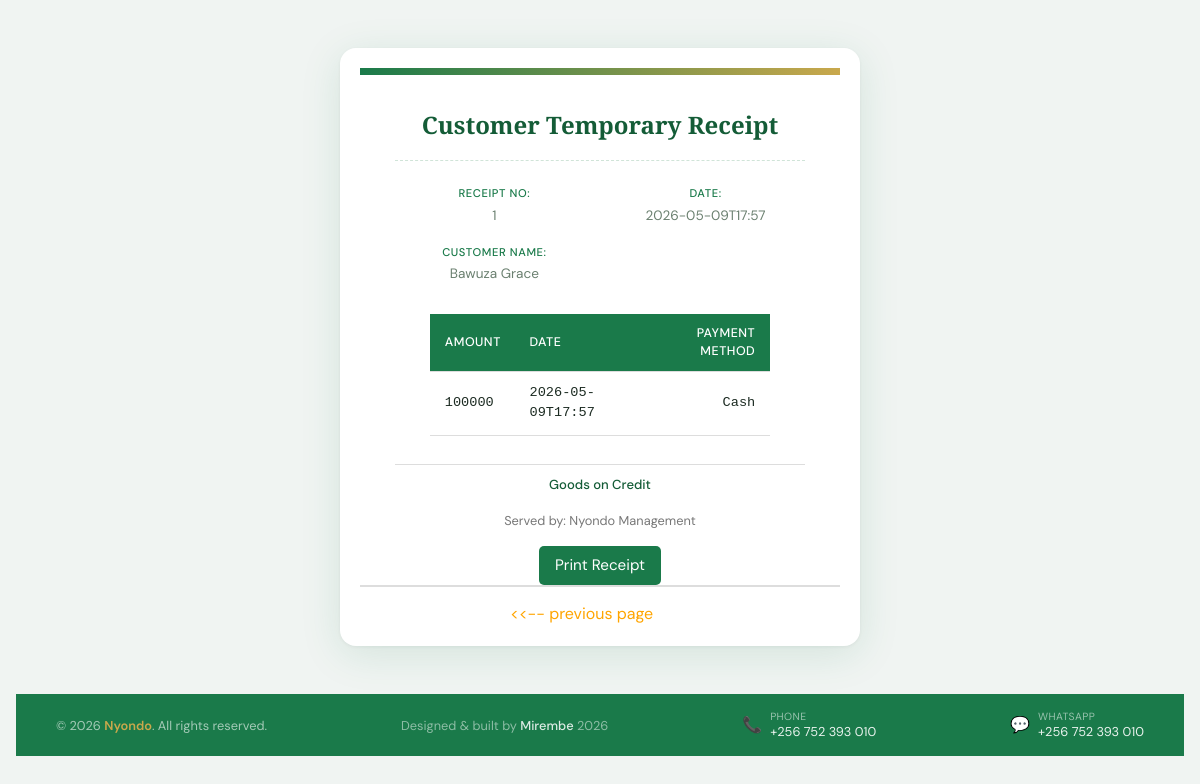
Screenshot of /customer_list/1/edit/ (signed in) with the database file from the repository.
### hardwareapp/models.py (models this page shows)
class Register(models.Model):
    name = models.CharField(max_length=255)
    nin = models.CharField(max_length=255)
    phone = models.IntegerField()
    address = models.CharField(max_length=255)
    date = models.CharField(max_length=255, null=True)
    select_product = models.CharField(max_length=255)
    amount = models.IntegerField()
    payment_method = models.CharField(max_length=255)

### hardwareapp/views.py (the view)
# urls.py: path('customer_list/<int:pk>/edit/', views.customer_detail, name='customer_detail'),
@login_required
def customer_detail(request, pk):
    entry = get_object_or_404(Register, pk=pk)
    return render(request, 'customer_edit.html', {'entry': entry})

### hardwareapp/templates/customer_edit.html (shortened to what this page needs)
{% extends 'base.html' %}
{% block content %}
<!DOCTYPE html>
<html lang="en">
<head>
</head>
<body>
<div class="receipt-container">
    <div class="header">
<div class="receipt">
    <p><strong>Customer Temporary Receipt</strong></p>
</div>
<div class="details">
    <p><strong>Receipt No:</strong> {{ entry.id }}</p>
    <p><strong>Date:</strong> {{ entry.date }}</p>
    <p><strong>Customer Name:</strong> {{ entry.name }}</p>
</div>
<div class="items">
    <table>
        <thead>
            <tr>
                <th>Amount</th>
                <th>Date</th>
                <th>Payment Method</th>
            </tr>
        </thead>
        <tbody>
            <tr>
                <td>{{ entry.amount }}</td>
                <td>{{ entry.date}}</td>
                <td>{{ entry.payment_method }}</td>
            </tr>
        </tbody>
    </table>
</div>
<div class="footer">
    <p>Goods on Credit</p>
    <p>Served by: Nyondo Management</p>
</div>
<button onclick="window.print()" style="color: #ffffff; text-decoration: none; font-size: .95rem; background: var(--green); padding: .5rem 1rem; border-radius: 5px; border: none; cursor: pointer;">Print Receipt</button>
</div>
<a style="color: orange; text-decoration: none; margin-left: 150px;" href="{% url 'customer_list' %}"><<-- previous page</a>
</div>
{% endblock %}

### hardwareapp/templates/base.html (style rules this page uses)
.footer { text-align: center; margin-top: 20px; font-size: 12px; color: #777; border-top: 1px solid #ddd; padding-top: 10px; }

### hardwareapp/templates/customer_edit.html (style rules this page uses)
body { font-family: Arial, sans-serif; background: #f4f6f8; padding: 20px; }
.receipt-container { width: 400px; margin: auto; background: #fff; padding: 20px; border-radius: 8px; box-shadow: 0 0 10px rgba(0,0,0,0.1); }
.header { text-align: center; border-bottom: 2px solid #ddd; margin-bottom: 15px; }
.details, .items { margin-bottom: 15px; }
.details p { margin: 5px 0; font-size: 14px; }
table { width: 100%; border-collapse: collapse; }
table th, table td { border-bottom: 1px solid #ddd; padding: 8px; text-align: left; font-size: 14px; }
:root { --green: #1a7a4a; --green-dark: #145c37; --green-light: #e8f5ee; --gold: #c9a84c; --bg: #f0f4f2; --white: #ffffff; --text: #1c2b22; --muted: #6b8070; --border: #d0e4d8; }
*, *::before, *::after { box-sizing: border-box; margin: 0; padding: 0; }
body { font-family: 'DM Sans', sans-serif; background: var(--bg); color: var(--text); min-height: 100vh; align-items: flex-start; justify-content: center; padding: 3rem 1rem 5rem; }
.receipt-container { background: var(--white); width: 100%; max-width: 520px; border-radius: 16px; box-shadow: 0 8px 40px rgba(26,122,74,.13), 0 1px 4px rgba(0,0,0,.06); overflow: hidden; animation: popIn .4s ease both; }
.receipt-container::before { content: ''; display: block; height: 7px; background: linear-gradient(90deg, var(--green) 0%, var(--gold) 100%); }
.header { padding: 2rem 2.2rem 0; }
.receipt p { font-family: 'Playfair Display', serif; font-size: 1.5rem; color: var(--green-dark); text-align: center; padding-bottom: 1rem; border-bottom: 1.5px dashed var(--border); margin-bottom: 1.2rem; }
.details { display: grid; grid-template-columns: 1fr 1fr; gap: .45rem .8rem; margin-bottom: 1.5rem; }
.details p { font-size: .85rem; color: var(--muted); line-height: 1.6; }
.details p strong { display: block; font-size: .7rem; text-transform: uppercase; letter-spacing: .6px; color: var(--green); font-weight: 500; margin-bottom: .1rem; }
.items { padding: 0 2.2rem; margin-bottom: 1.8rem; }
.items table { width: 100%; border-collapse: collapse; font-size: .88rem; }
.items thead tr { background: var(--green); color: #fff; }
.items thead th { padding: .6rem .9rem; text-align: left; font-weight: 500; font-size: .78rem; text-transform: uppercase; letter-spacing: .5px; }
.items thead th:last-child, .items tbody td:last-child { text-align: right; }
.items tbody tr { border-bottom: 1px solid var(--border); transition: background .15s; }
.items tbody td { padding: .7rem .9rem; font-family: 'DM Mono', monospace; font-size: .85rem; color: var(--text); }
.footer p { font-size: .8rem; }
.footer p:first-child { font-weight: 500; color: var(--green-dark); font-size: .82rem; }
.footer { text-align: center; margin-top: 20px; font-size: 13px; }

### rows the page displays
Register: id "1", date "2026-05-09T17:57", name "Bawuza Grace", amount "100000", payment_method "Cash"
